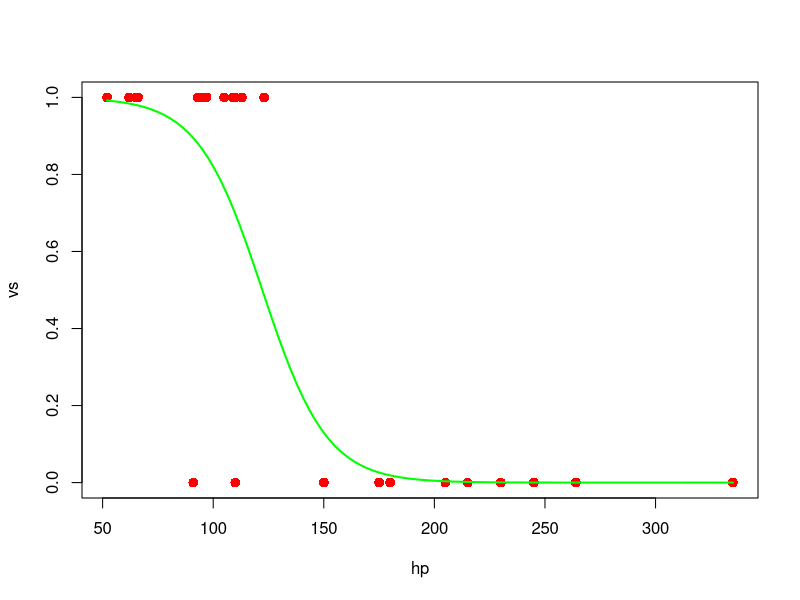

The R source for this figure:
library(MASS)
library(caret)
set.seed(42)
data(mtcars)

split=createDataPartition(mtcars$vs,times=1,p=0.70,list=FALSE)
test_set=data.frame(mtcars[-split,c('hp','vs')])
test=data.frame(hp=seq(min(mtcars$hp),max(mtcars$hp),len=100))

model=glm(vs~hp,data=mtcars,family="binomial")

test$vs=predict(model,test,type="response")
test_preds=predict(model,test_set,type="response")

test_labs=as.factor(ifelse(test_preds>=0.5,1,0))
actual=as.factor(test_set$vs)
cm=confusionMatrix(actual,test_labs)

print(cm$table)
cat("Accuracy = ",cm$overall[1])

plot(vs~hp,data=mtcars,col='red',cex=1.3,pch=16)
lines(vs~hp,data=test,col='green',lwd=2)
